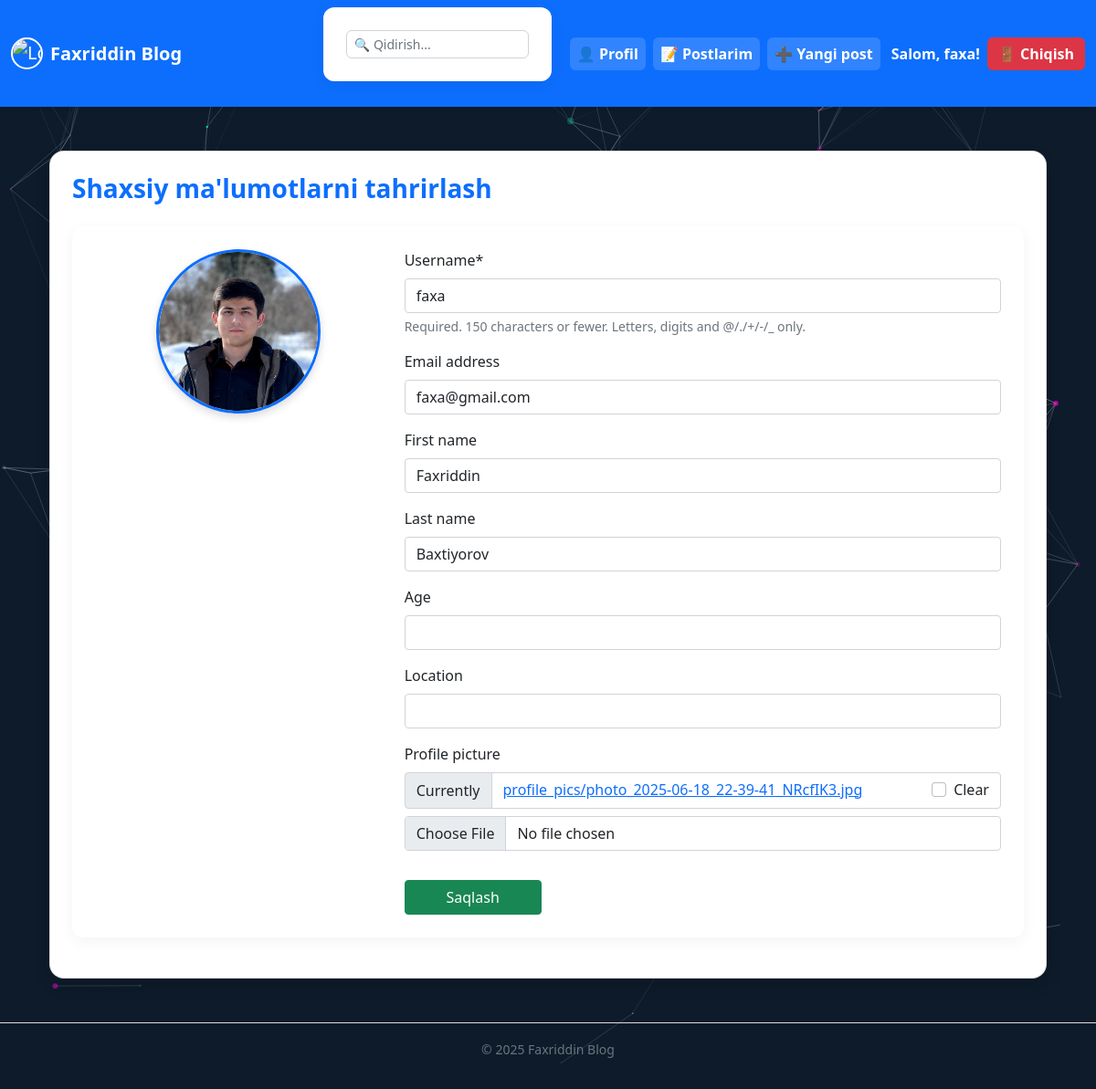
/accounts/profil/edit/ (signed in), run on an earlier commit of the app's database.
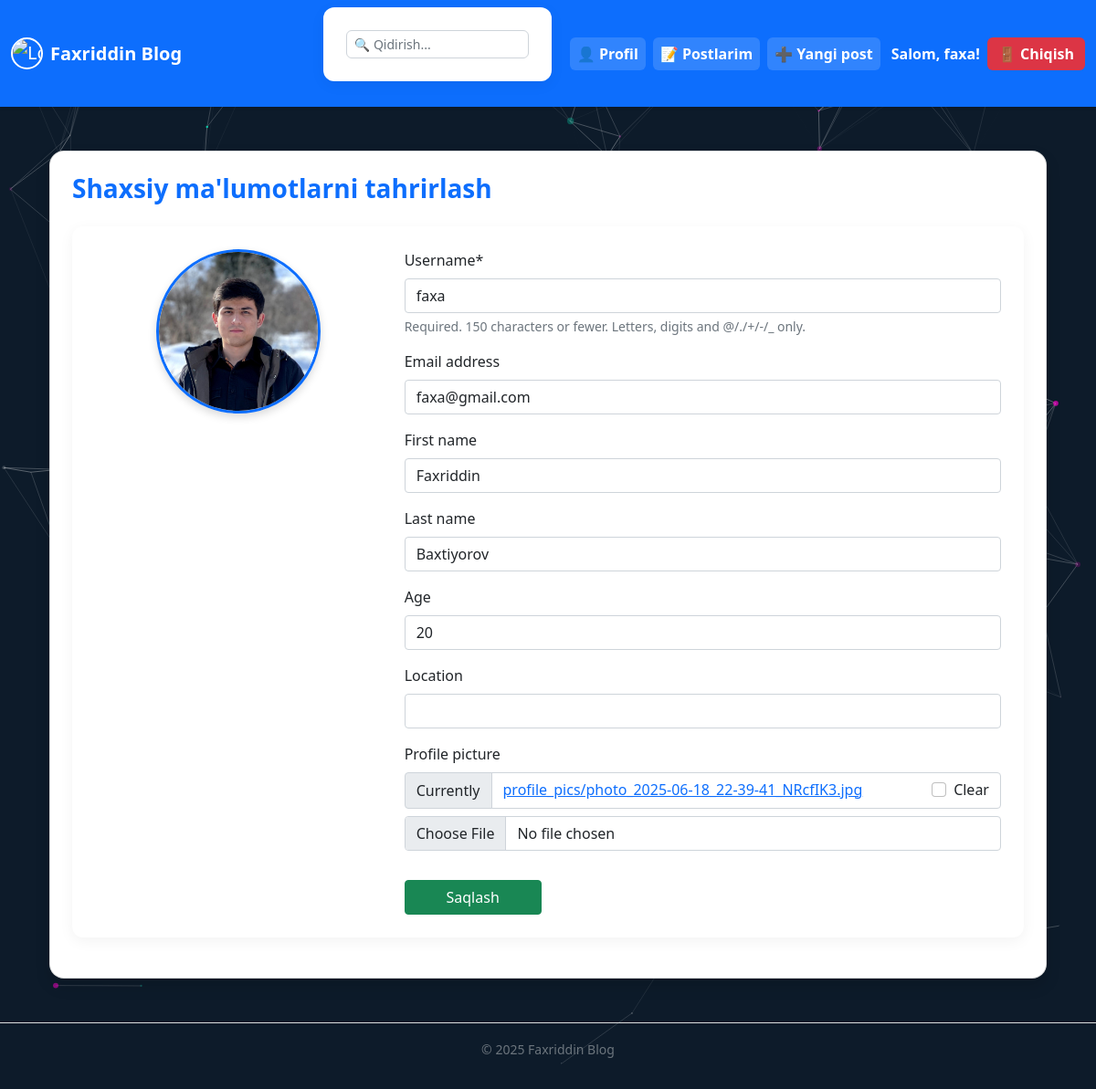
And on a later commit of the database.
### accounts/models.py (models this page shows, shortened)
class CustomUser(AbstractUser):
    age = models.PositiveIntegerField(null=True, blank=True)
    location = models.CharField(max_length=100, null=True, blank=True)
    profile_picture = models.ImageField(upload_to='profile_pics/', blank=True, null=True)

### accounts/views.py (the view, shortened to what this page needs)
# urls.py: path('profil/edit/', Profilupdateview.as_view(), name='profil_edit'),
class Profilupdateview(LoginRequiredMixin, UpdateView):
    model = CustomUser
    form_class = CustomUserUpdateForm
    template_name = 'profil_edit.html'
    def get_object(self, queryset=None):
        return self.request.user  # faqat o‘zini tahrirlashi mumkin

### accounts/forms.py
class CustomUserUpdateForm(forms.ModelForm):
    class Meta:
        model = CustomUser
        fields = ('username', 'email', 'first_name', 'last_name', 'age', 'location', 'profile_picture')
        widgets = {
            'email': forms.EmailInput(attrs={'placeholder': 'example@mail.com'}),
        }

### templates/profil_edit.html (shortened to what this page needs)
{% extends 'base.html' %}
{% load crispy_forms_tags %}
{% load static %}
{% block content %}
<link rel="stylesheet" href="{% static 'css/profil_edit.css' %}">
<div class="container mt-5">
    <div class="card shadow p-4">
        <h3 class="mb-4">Shaxsiy ma'lumotlarni tahrirlash</h3>
        <form method="post" enctype="multipart/form-data">
            <div class="row">
                <div class="col-md-4 text-center mb-3">
                    {% if user.profile_picture %}
                        <img src="{{ user.profile_picture.url }}" class="img-fluid rounded-circle profile-preview" alt="Rasm">
                    {% else %}
                        <img src="{% static 'img/default-profile.png' %}" class="img-fluid rounded-circle profile-preview" alt="Default rasm">
                    {% endif %}
                </div>
                <div class="col-md-8">
                    {{ form|crispy }}
                    <button type="submit" class="btn btn-success mt-3">Saqlash</button>
                </div>
            </div>
        </form>
    </div>
</div>
{% endblock %}

### templates/base.html (shortened to what this page needs)
{% load static %}
<!DOCTYPE html>
<html lang="uz">
<head>
    <link href="https://cdn.jsdelivr.net/npm/bootstrap@5.0.2/dist/css/bootstrap.min.css" rel="stylesheet">
    <link rel="stylesheet" href="{% static 'css/base.css' %}">
</head>
<body class="bg-dark-blue">
<nav class="navbar navbar-expand-lg navbar-dark bg-primary shadow-sm">
    <div class="container-fluid">
        <a class="navbar-brand d-flex align-items-center" href="{% url 'article_list' %}">
            <img src="{% static 'img/me.jpg' %}" alt="Logo" width="35" height="35" class="rounded-circle me-2">
            <strong>Faxriddin Blog</strong>
        </a>
        <div class="collapse navbar-collapse justify-content-end" id="navbarNav">
            <form method="get" action="{% url 'article_list' %}" class="d-flex align-items-center me-3 position-relative" id="navbar-search-form">
                <input type="text" name="q" id="search-input" class="form-control form-control-sm" placeholder="🔍 Qidirish..." value="{{ request.GET.q }}">
            </form>
            {% if user.is_authenticated %}
            <ul class="navbar-nav align-items-center">
                <li class="nav-item">
                    <a class="nav-link nav-btn" href="{% url 'profil_view' %}">👤 Profil</a>
                </li>
                <li class="nav-item">
                    <a class="nav-link nav-btn" href="{% url 'my_posts' %}">📝 Postlarim</a>
                </li>
                <li class="nav-item">
                    <a class="nav-link nav-btn" href="{% url 'add_article' %}">➕ Yangi post</a>
                </li>
                <li class="nav-item text-white fw-bold mx-2">Salom, {{ user.username }}!</li>
                <li class="nav-item">
                    <form method="post" action="{% url 'logout' %}">
                        <button class="logout-red" type="submit">🚪 Chiqish</button>
                    </form>
                </li>
            </ul>
            {% else %}
            <ul class="navbar-nav">
                <li class="nav-item">
                    <a class="nav-link nav-btn" href="{% url 'login' %}">🔐 Kirish / Ro'yxatdan o'tish</a>
                </li>
            </ul>
            {% endif %}
        </div>
    </div>
</nav>
<div id="particles-js" style="position: fixed; width: 100%; height: 100%; z-index: -1;"></div>
<div class="content-wrapper container mt-4">
    {% block content %}
    {% endblock %}
</div>
<footer class="text-center text-muted mt-5 mb-3">
    <small>&copy; {% now "Y" %} Faxriddin Blog</small>
</footer>
</body>
</html>

What changed in the data, as far as the page shows it:
changed CustomUser "faxa": age (not shown) → "20"
